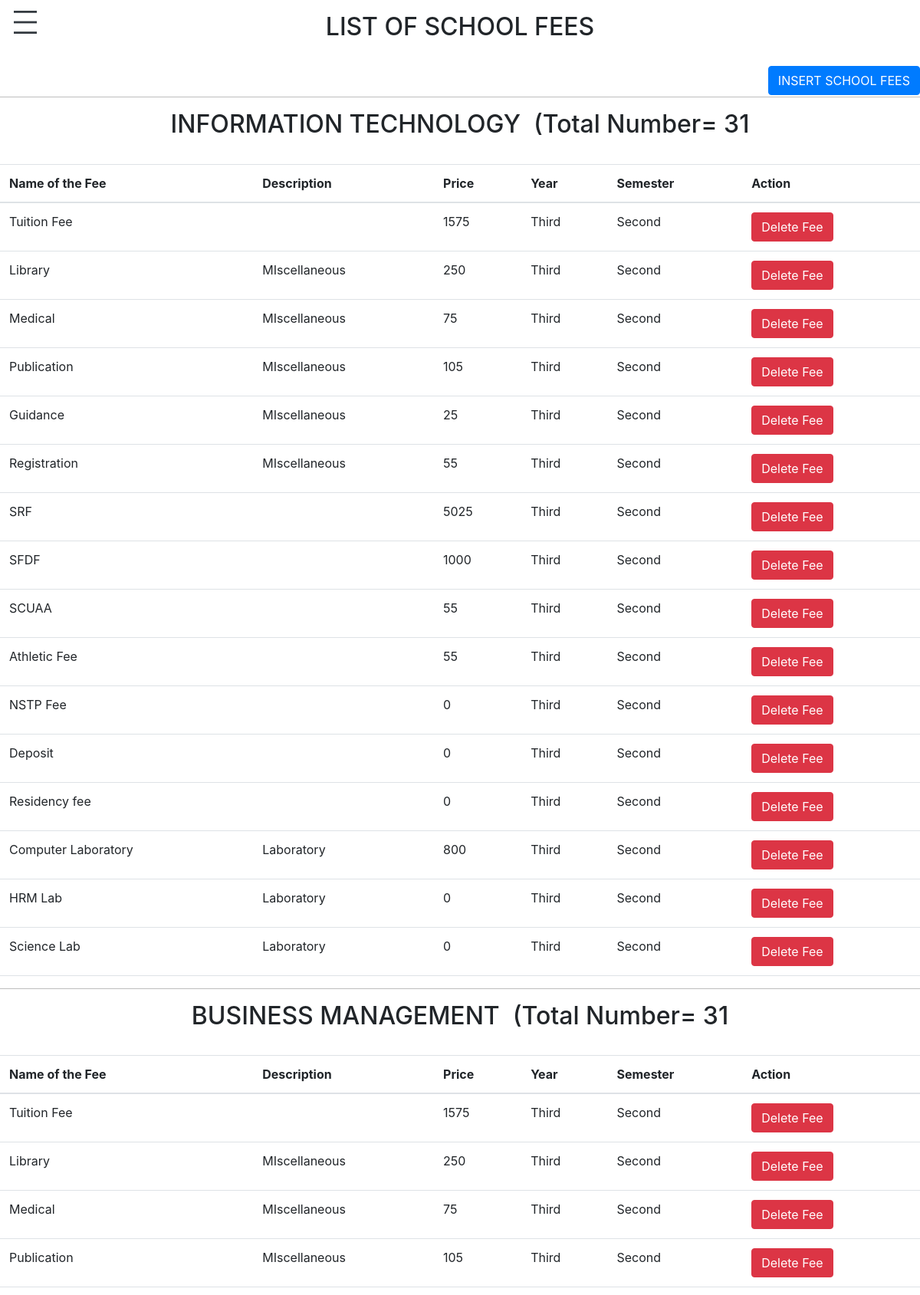
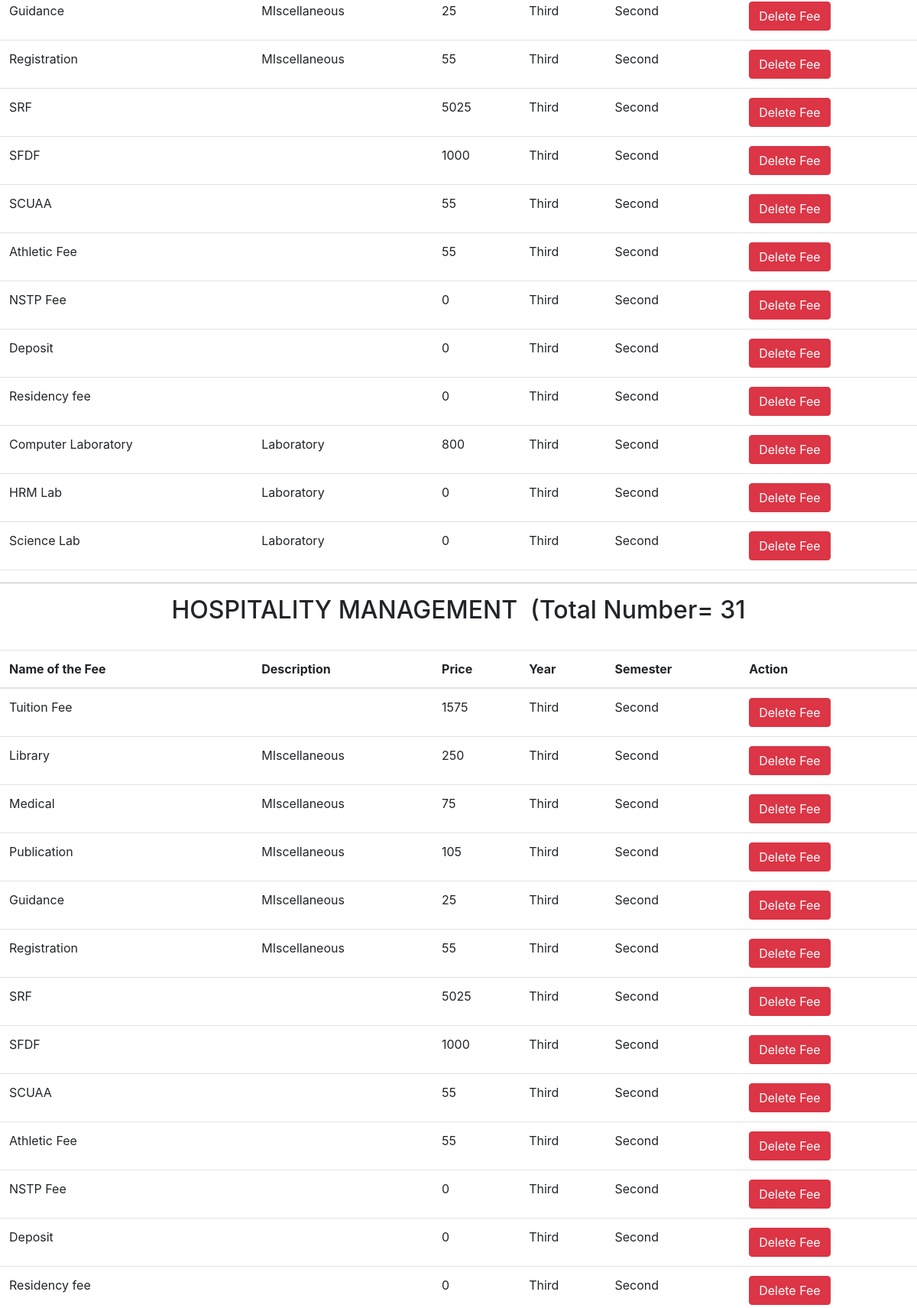
Page /super/fee.php (signed in, upper part) on the committed database (2 pictures, top to bottom).
### tables this page shows
CREATE TABLE `fee` (
  `fee_id` int(11) NOT NULL,
  `name` varchar(255) NOT NULL,
  `fee_description` varchar(255) NOT NULL,
  `price` double NOT NULL,
  `fee_department` enum('Bachelor of Science in Information Technology','Bachelor of Science in Hospitality Management','Bachelor of Science in Business Management','General Education') NOT NULL,
  `year` varchar(50) NOT NULL,
  `semester` varchar(50) NOT NULL
);

### super/fee.php (the view, shortened to what this page needs)
<?php
include "db_conn.php";
if (isset($_SESSION['admin_ID'],$_SESSION['full_name'], $_SESSION['username'])) {
 ?>
<!DOCTYPE html>
<html lang="en">
<head>
    <link rel="stylesheet" href="css/subject.css">
    <link href="https://cdn.jsdelivr.net/npm/bootstrap@5.2.3/dist/css/bootstrap.min.css" rel="stylesheet"
>
</head>
<body>
    <button class="navbar-toggler position-fixed" type="button" data-bs-toggle="offcanvas"
        data-bs-target="#offcanvasNavbar" aria-controls="offcanvasNavbar">
        <span class="material-symbols-outlined text-dark fs-1 mt-1">
        </span>
    </button>
    <nav class="navbar bg-body-tertiary">
    </nav>
    <main id="subject">
        <h2>LIST OF SCHOOL FEES </h2><br>
    <link rel="stylesheet" href="https://stackpath.bootstrapcdn.com/bootstrap/4.5.2/css/bootstrap.min.css">
<div>
    <button class="btn btn-primary" id="insert-btn" data-toggle="modal" data-target="#myModal"style="float:right;">INSERT SCHOOL FEES</button></div><br><hr>
    <div>
         <?php
            $query = "SELECT COUNT(*) AS total FROM subject WHERE subject_department = 'Bachelor of Science in Information Technology'";
            $stmt = $db->prepare($query);
            $stmt->execute();
            $row = $stmt->fetch(PDO::FETCH_ASSOC);
            $totalIT = $row['total'];
                    ?>
    <table class="table">
        <h2>INFORMATION TECHNOLOGY&nbsp;&nbsp;(Total Number=&nbsp;<?php echo $totalIT; ?></h2><br>
        <?php
        $query = "SELECT * FROM fee WHERE fee_department ='Bachelor of Science in Information Technology'";
        $result = $db->query($query);
        $html = '';
        while ($row = $result->fetch(PDO::FETCH_ASSOC)) {
            $html .= "<tr>";
            $html .= "<td>{$row['name']}</td>";
            $html .= "<td>{$row['fee_description']}</td>";
            $html .= "<td>{$row['price']}</td>";
            $html .= "<td>{$row['year']}</td>";
            $html .= "<td>{$row['semester']}</td>";
            $html .= "<td><a href='deleteFee.php?fee_id={$row['fee_id']}' class='btn btn-danger'onclick='return confirmDelete()'>Delete Fee</a></td>";
            $html .= "</tr>";
        }
        ?>
        <thead>
        <tr>
            <th scope="col">Name of the Fee</th>
            <th scope="col">Description</th>
            <th scope="col">Price</th>
            <th scope="col">Year</th>
            <th scope="col">Semester</th>
            <th scope="col">Action</th>
        </tr>
        </thead>
        <tbody>
        <?php echo $html; ?>
        </tbody>
    </table>
</div>
<hr>
         <?php
            $query = "SELECT COUNT(*) AS total FROM subject WHERE subject_department = 'Bachelor of Science in Information Technology'";
            $stmt = $db->prepare($query);
            $stmt->execute();
            $row = $stmt->fetch(PDO::FETCH_ASSOC);
            $totalIT = $row['total'];
                    ?>
    <table class="table">
        <h2>BUSINESS MANAGEMENT&nbsp;&nbsp;(Total Number=&nbsp;<?php echo $totalIT; ?></h2><br>
        <?php
        $query = "SELECT * FROM fee WHERE fee_department ='Bachelor of Science in Business Management'";
        $result = $db->query($query);
        $html = '';
        while ($row = $result->fetch(PDO::FETCH_ASSOC)) {
            $html .= "<tr>";
            $html .= "<td>{$row['name']}</td>";
            $html .= "<td>{$row['fee_description']}</td>";
            $html .= "<td>{$row['price']}</td>";
            $html .= "<td>{$row['year']}</td>";
            $html .= "<td>{$row['semester']}</td>";
            $html .= "<td><a href='deleteFee.php?fee_id={$row['fee_id']}' class='btn btn-danger'onclick='return confirmDelete()'>Delete Fee</a></td>";
            $html .= "</tr>";
        }
        ?>
        <thead>
        <tr>
            <th scope="col">Name of the Fee</th>
            <th scope="col">Description</th>
            <th scope="col">Price</th>
            <th scope="col">Year</th>
            <th scope="col">Semester</th>
            <th scope="col">Action</th>
        </tr>
        </thead>
        <tbody>
        <?php echo $html; ?>
        </tbody>
    </table>
<hr>
         <?php
            $query = "SELECT COUNT(*) AS total FROM subject WHERE subject_department = 'Bachelor of Science in Information Technology'";
            $stmt = $db->prepare($query);
            $stmt->execute();
            $row = $stmt->fetch(PDO::FETCH_ASSOC);
            $totalIT = $row['total'];
                    ?>
    <table class="table">
        <h2>HOSPITALITY MANAGEMENT&nbsp;&nbsp;(Total Number=&nbsp;<?php echo $totalIT; ?></h2><br>
        <?php
        $query = "SELECT * FROM fee WHERE fee_department ='Bachelor of Science in Hospitality Management'";
        $result = $db->query($query);
        $html = '';
        while ($row = $result->fetch(PDO::FETCH_ASSOC)) {
            $html .= "<tr>";
            $html .= "<td>{$row['name']}</td>";
            $html .= "<td>{$row['fee_description']}</td>";
            $html .= "<td>{$row['price']}</td>";
            $html .= "<td>{$row['year']}</td>";
            $html .= "<td>{$row['semester']}</td>";
            $html .= "<td><a href='deleteFee.php?fee_id={$row['fee_id']}' class='btn btn-danger'onclick='return confirmDelete()'>Delete Fee</a></td>";
            $html .= "</tr>";
        }
        ?>
        <thead>
        <tr>
            <th scope="col">Name of the Fee</th>
            <th scope="col">Description</th>
            <th scope="col">Price</th>
            <th scope="col">Year</th>
            <th scope="col">Semester</th>
            <th scope="col">Action</th>
        </tr>
        </thead>
        <tbody>
        <?php echo $html; ?>
        </tbody>
    </table>
</main>
<br>
</body>
</html>
<?php
}else{
     header("Location: ../super/index.php");
     exit();
}
 ?>

### super/css/subject.css (style rules this page uses)
* { padding: 0; margin: 0; }
h2 { text-align: center; margin-bottom: 40px; }
hr { border: none; height: 5px; background-color: black; }

### rows in the picture
fee: name "Tuition Fee", price "1575", year "Third", semester "Second"
fee: name "Library", fee_description "MIscellaneous", price "250", year "Third", semester "Second"
fee: name "Medical", fee_description "MIscellaneous", price "75", year "Third", semester "Second"
fee: name "Publication", fee_description "MIscellaneous", price "105", year "Third", semester "Second"
fee: name "Guidance", fee_description "MIscellaneous", price "25", year "Third", semester "Second"
fee: name "Registration", fee_description "MIscellaneous", price "55", year "Third", semester "Second"
fee: name "SRF", price "5025", year "Third", semester "Second"
fee: name "SFDF", price "1000", year "Third", semester "Second"
fee: name "SCUAA", price "55", year "Third", semester "Second"
fee: name "Athletic Fee", price "55", year "Third", semester "Second"
fee: name "NSTP Fee", price "0", year "Third", semester "Second"
fee: name "Deposit", price "0", year "Third", semester "Second"
fee: name "Residency fee", price "0", year "Third", semester "Second"
fee: name "Computer Laboratory", fee_description "Laboratory", price "800", year "Third", semester "Second"
fee: name "HRM Lab", fee_description "Laboratory", price "0", year "Third", semester "Second"
fee: name "Science Lab", fee_description "Laboratory", price "0", year "Third", semester "Second"
fee: name "Tuition Fee", price "1575", year "Third", semester "Second"
fee: name "Library", fee_description "MIscellaneous", price "250", year "Third", semester "Second"
fee: name "Medical", fee_description "MIscellaneous", price "75", year "Third", semester "Second"
fee: name "Publication", fee_description "MIscellaneous", price "105", year "Third", semester "Second"
fee: name "Guidance", fee_description "MIscellaneous", price "25", year "Third", semester "Second"
fee: name "Registration", fee_description "MIscellaneous", price "55", year "Third", semester "Second"
fee: name "SRF", price "5025", year "Third", semester "Second"
fee: name "SFDF", price "1000", year "Third", semester "Second"
fee: name "SCUAA", price "55", year "Third", semester "Second"
fee: name "Athletic Fee", price "55", year "Third", semester "Second"
fee: name "NSTP Fee", price "0", year "Third", semester "Second"
fee: name "Deposit", price "0", year "Third", semester "Second"
fee: name "Residency fee", price "0", year "Third", semester "Second"
fee: name "Computer Laboratory", fee_description "Laboratory", price "800", year "Third", semester "Second"
fee: name "HRM Lab", fee_description "Laboratory", price "0", year "Third", semester "Second"
fee: name "Science Lab", fee_description "Laboratory", price "0", year "Third", semester "Second"
fee: name "Tuition Fee", price "1575", year "Third", semester "Second"
fee: name "Library", fee_description "MIscellaneous", price "250", year "Third", semester "Second"
fee: name "Medical", fee_description "MIscellaneous", price "75", year "Third", semester "Second"
fee: name "Publication", fee_description "MIscellaneous", price "105", year "Third", semester "Second"
fee: name "Guidance", fee_description "MIscellaneous", price "25", year "Third", semester "Second"
fee: name "Registration", fee_description "MIscellaneous", price "55", year "Third", semester "Second"
fee: name "SRF", price "5025", year "Third", semester "Second"
fee: name "SFDF", price "1000", year "Third", semester "Second"
fee: name "SCUAA", price "55", year "Third", semester "Second"
fee: name "Athletic Fee", price "55", year "Third", semester "Second"
fee: name "NSTP Fee", price "0", year "Third", semester "Second"
fee: name "Deposit", price "0", year "Third", semester "Second"
fee: name "Residency fee", price "0", year "Third", semester "Second"

### other values in the picture
$totalIT "31"
